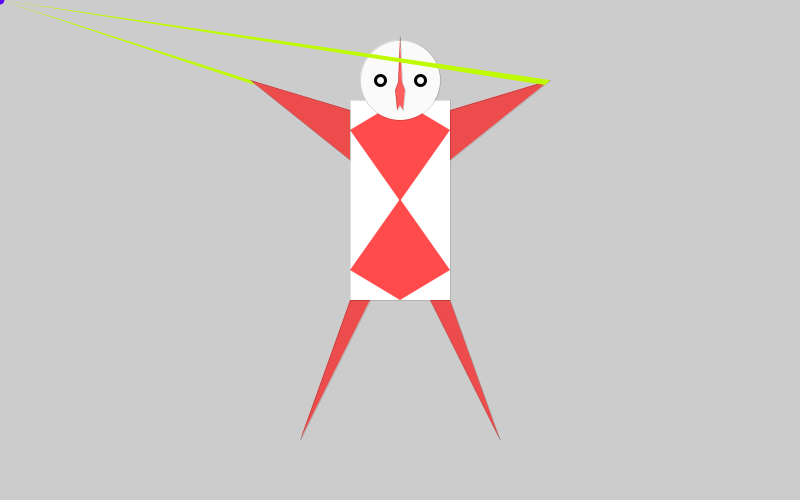
Frame 1 (no input)
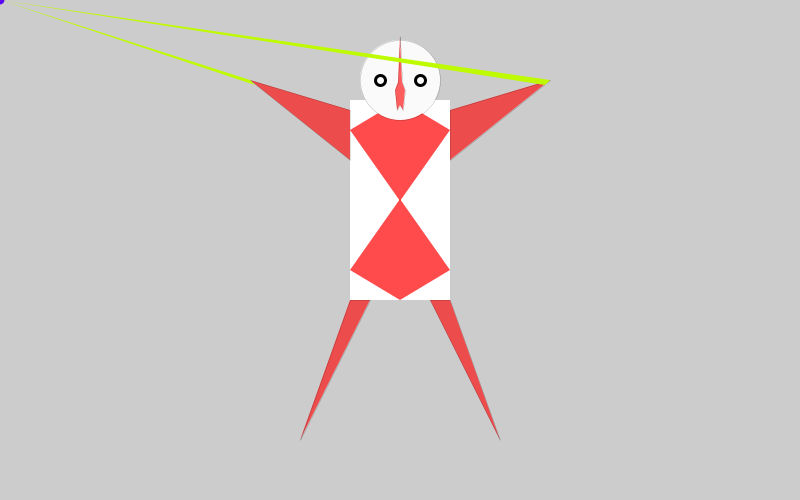
Frame 60 (the mouse pressed at the canvas centre just before this capture)
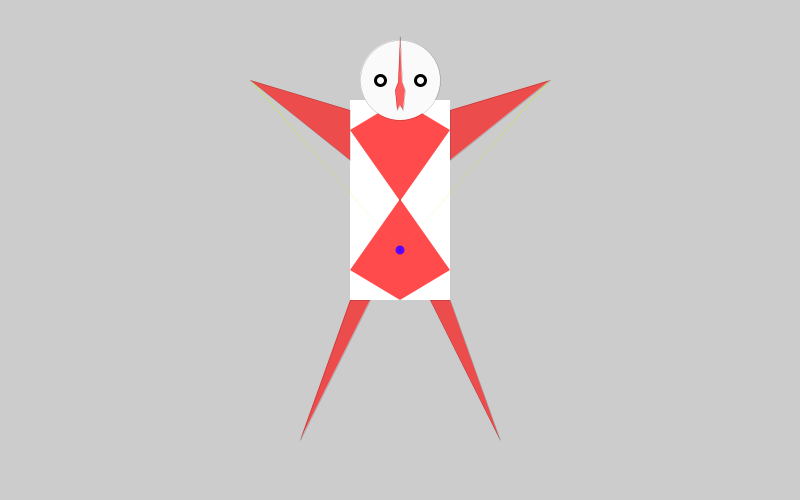
Frame 120 (the mouse held since frame 60 and released just before this capture)

The Processing sketch that drew these frames (run headless with seeded random() and noise(); from frame 60 on, the mouse is pressed at the canvas centre):

// Processing sketch: processing_23584
// ── processing_23584.pde



int x=400;
int y=200;


void setup() {
  
size(800,500);
background(235, 224, 210);
smooth();

//body

rectMode(CENTER);
rect(x,y,100,200);
fill(255, 0,0, 180);
noStroke();
//bottom 
triangle(x,y-1,x-50,y+70,x+50,y+70);
triangle(x,y+100,x-50,y+70,x+50,y+70);
//top
triangle(x,y+1,x+50,y-70,x-50,y-70);
triangle(x,y-100,x+50,y-70,x-50,y-70);
fill(250);
stroke(0);

//head

ellipse(x,y-120,80,80);

strokeWeight(3);
ellipse(x-20,y-120,10,10);
ellipse(x+20,y-120,10,10);
strokeWeight(0);

//nose

fill(255, 0, 0, 160);
beginShape(); 
vertex(x,36); 
vertex(x-2,82);
vertex(x-5,90);
vertex(x-3,110);
vertex(x,105);
vertex(x+3,110);
vertex(x+5,90);
vertex(x+2,82);
endShape(CLOSE);

//right arm
triangle(x-50,y-90,x-50,y-40,x-150,y-120);
//left arm
triangle(x+50,y-90,x+50,y-40,x+150,y-120);
//right leg
triangle(x-50,y+100, x-100,y+240, x-30,y+100);
//left leg
triangle(x+50,y+100, x+100,y+240, x+30,y+100);

}





void draw() 
{ 
background(204);
 fill(255);
rectMode(CENTER);
rect(x,y,100,200);
fill(255, 0,0, 180);
noStroke();
//bottom 
triangle(x,y-1,x-50,y+70,x+50,y+70);
triangle(x,y+100,x-50,y+70,x+50,y+70);
//top
triangle(x,y+1,x+50,y-70,x-50,y-70);
triangle(x,y-100,x+50,y-70,x-50,y-70);
fill(250);
stroke(0);

//head

ellipse(x,y-120,80,80);

strokeWeight(3);
ellipse(x-20,y-120,10,10);
ellipse(x+20,y-120,10,10);
strokeWeight(0);

//nose

fill(255, 0, 0, 160);
beginShape(); 
vertex(x,36); 
vertex(x-2,82);
vertex(x-5,90);
vertex(x-3,110);
vertex(x,105);
vertex(x+3,110);
vertex(x+5,90);
vertex(x+2,82);
endShape(CLOSE);

//right arm
triangle(x-50,y-90,x-50,y-40,x-150,y-120);
//left arm
triangle(x+50,y-90,x+50,y-40,x+150,y-120);
//right leg
triangle(x-50,y+100, x-100,y+240, x-30,y+100);
//left leg
triangle(x+50,y+100, x+100,y+240, x+30,y+100);

noStroke();
fill(90,0,250);
ellipse(mouseX, mouseY, 9, 9);

fill(190,250,0);
triangle(mouseX, mouseY,x-150,y-120,x-145,y-115);
triangle(mouseX, mouseY,x+150,y-120,x+145,y-115);
}
